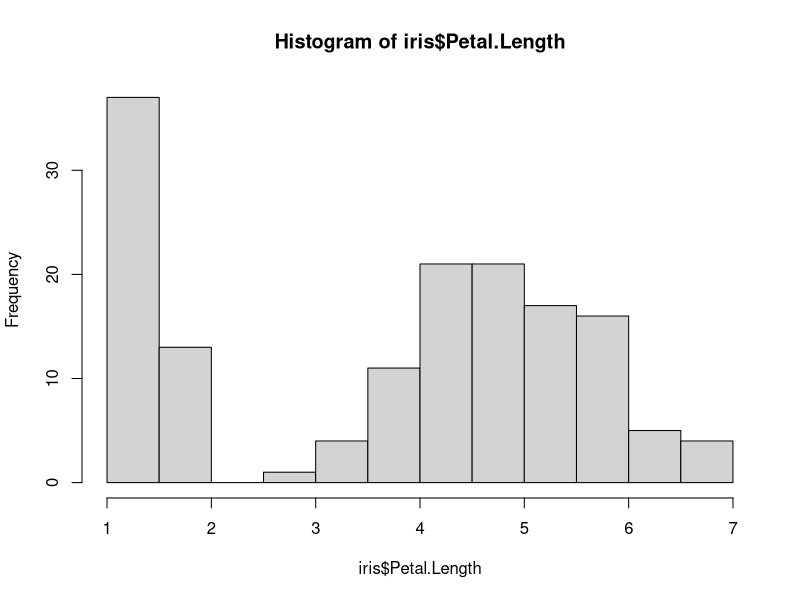
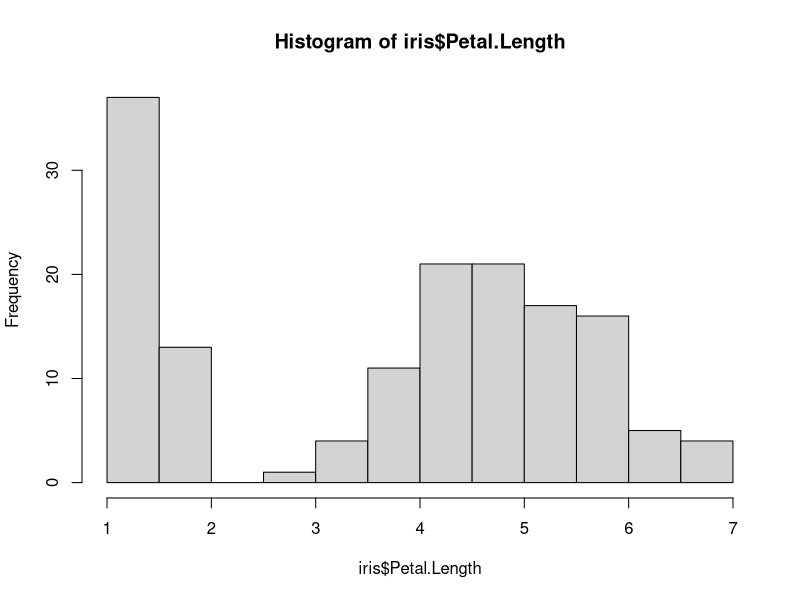
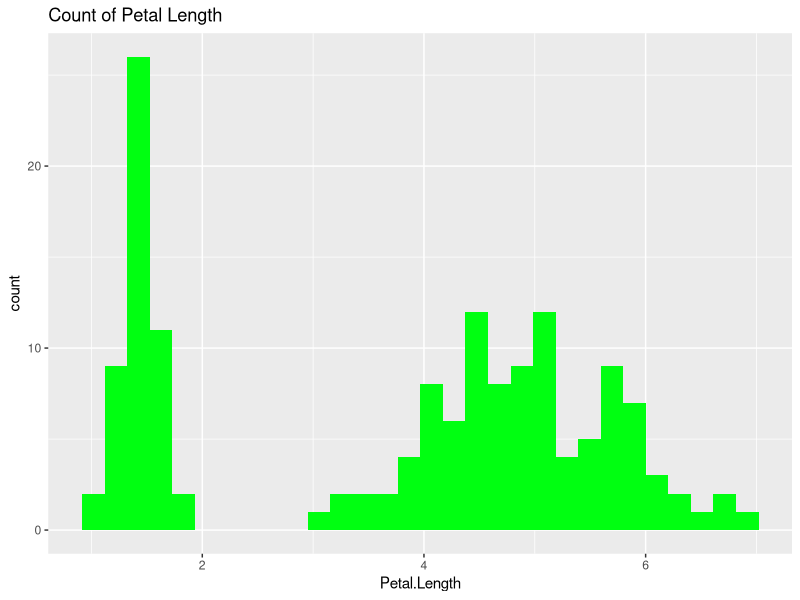

Write the R code that produced these figures, in order.

library(dplyr)
library(ggplot2)
data(iris)
mean(iris$Petal.Length)

hist(iris$Petal.Length)
Plot1 <- hist(iris$Petal.Length)



Plot2 <- ggplot(iris, aes(x=Petal.Length)) + geom_histogram(fill="#00FF11") + ggtitle("Count of Petal Length")
Plot2

